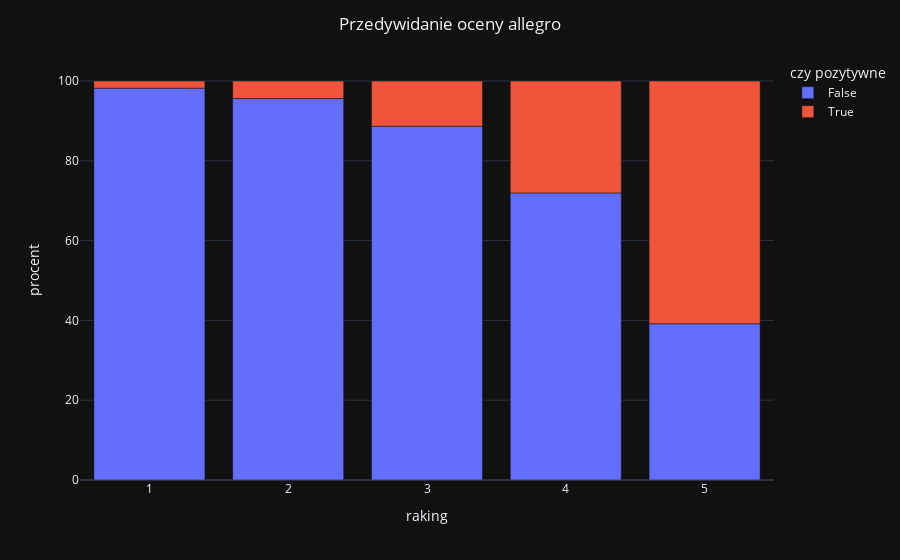

The notebook cell this image was saved under:
### Code cell
predict_allegro_df['is_positive'] = predict_allegro_df['positive'] > 0.5

data_to_plot = predict_allegro_df.groupby(["rating",'is_positive']).count().reset_index()
data_to_plot['percent'] =  100 * data_to_plot['text'] / [ sum(predict_allegro_df['rating'] == int(i/2)) for i in range(2,12) ]
fig = px.bar(data_to_plot, x="rating",y='percent', color='is_positive')
fig.update_layout(title_x=0.5, autosize=True,
                      title_text="Przedywidanie oceny allegro",
                  legend_title ='czy pozytywne'
                      )
fig.update_xaxes(title_text = 'raking')
fig.update_yaxes(title_text = 'procent')
fig.show()

### Figure 1 — Plotly figure (JSON) as saved in the notebook; plotly's stock layout.template omitted (floating-point values rounded to 4 significant figures)
{"data": [{"alignmentgroup": "True", "hovertemplate": "is_positive=False<br>rating=%{x}<br>percent=%{y}<extra></extra>", "legendgroup": "False", "marker": {"color": "#636efa", "pattern": {"shape": ""}}, "name": "False", "offsetgroup": "False", "orientation": "v", "showlegend": true, "textposition": "auto", "x": [1.0, 2.0, 3.0, 4.0, 5.0], "xaxis": "x", "y": [98.21, 95.6, 88.66, 71.96, 39.15], "yaxis": "y", "type": "bar"}, {"alignmentgroup": "True", "hovertemplate": "is_positive=True<br>rating=%{x}<br>percent=%{y}<extra></extra>", "legendgroup": "True", "marker": {"color": "#EF553B", "pattern": {"shape": ""}}, "name": "True", "offsetgroup": "True", "orientation": "v", "showlegend": true, "textposition": "auto", "x": [1.0, 2.0, 3.0, 4.0, 5.0], "xaxis": "x", "y": [1.789, 4.397, 11.34, 28.04, 60.85], "yaxis": "y", "type": "bar"}], "layout": {"xaxis": {"anchor": "y", "domain": [0.0, 1.0], "title": {"text": "raking"}}, "yaxis": {"anchor": "x", "domain": [0.0, 1.0], "title": {"text": "procent"}}, "legend": {"title": {"text": "czy pozytywne"}, "tracegroupgap": 0}, "margin": {"t": 60}, "barmode": "relative", "title": {"x": 0.5, "text": "Przedywidanie oceny allegro"}, "autosize": true}}
